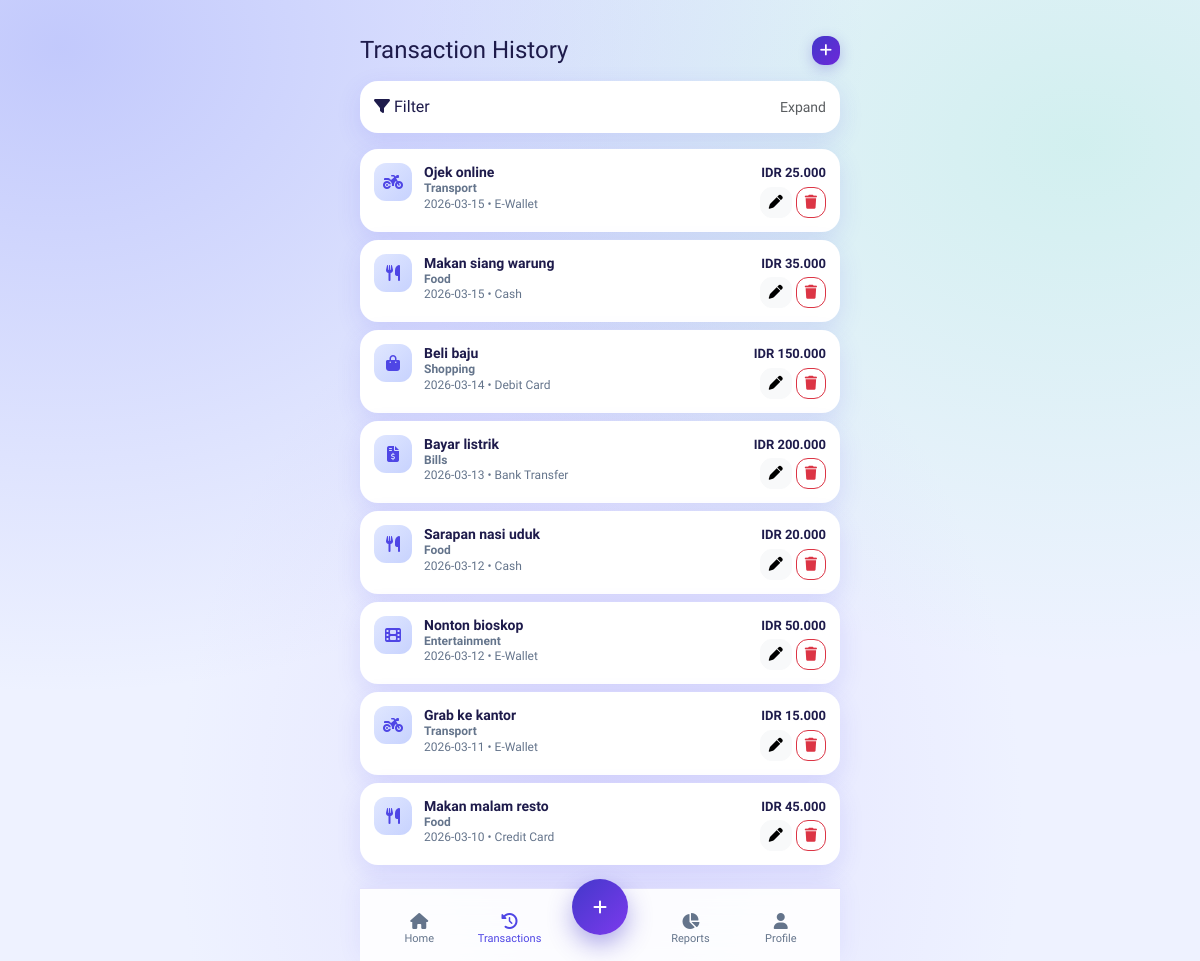
The page /transactions (signed in) on the database its author committed.
### tables this page shows
CREATE TABLE transactions (
    id INT UNSIGNED AUTO_INCREMENT PRIMARY KEY,
    user_id INT UNSIGNED NOT NULL,
    category_id INT UNSIGNED NOT NULL,
    amount DECIMAL(12,2) NOT NULL,
    payment_method_id INT UNSIGNED NOT NULL,
    description VARCHAR(255) NULL,
    receipt_image VARCHAR(255) NULL,
    transaction_date DATE NOT NULL,
    created_at TIMESTAMP DEFAULT CURRENT_TIMESTAMP,
    CONSTRAINT fk_transactions_user FOREIGN KEY (user_id) REFERENCES users(id) ON DELETE CASCADE,
    CONSTRAINT fk_transactions_category FOREIGN KEY (category_id) REFERENCES categories(id) ON DELETE RESTRICT,
    CONSTRAINT fk_transactions_payment_method FOREIGN KEY (payment_method_id) REFERENCES payment_methods(id) ON DELETE RESTRICT,
    INDEX idx_transactions_user_date (user_id, transaction_date)
);

CREATE TABLE categories (
    id INT UNSIGNED AUTO_INCREMENT PRIMARY KEY,
    user_id INT UNSIGNED NOT NULL,
    name VARCHAR(100) NOT NULL,
    icon VARCHAR(60) NOT NULL DEFAULT 'fa-wallet',
    created_at TIMESTAMP DEFAULT CURRENT_TIMESTAMP,
    CONSTRAINT fk_categories_user FOREIGN KEY (user_id) REFERENCES users(id) ON DELETE CASCADE,
    UNIQUE KEY unique_user_category (user_id, name)
);

CREATE TABLE payment_methods (
    id INT UNSIGNED AUTO_INCREMENT PRIMARY KEY,
    name VARCHAR(80) NOT NULL UNIQUE,
    created_at TIMESTAMP DEFAULT CURRENT_TIMESTAMP
);

### core/Controller.php (called while the page is built, shortened)
<?php
class Controller
{
    protected function view(string $view, array $data = []): void
    {
        extract($data);
        $viewFile = APP_PATH . '/views/' . $view . '.php';
        require APP_PATH . '/views/layouts/header.php';
        require $viewFile;
        require APP_PATH . '/views/layouts/footer.php';
    }
}

### app/controllers/TransactionController.php (called while the page is built, shortened)
<?php
class TransactionController extends Controller
{
    private TransactionModel $transactionModel;
    private CategoryModel $categoryModel;
    private PaymentMethodModel $paymentMethodModel;
    public function __construct()
    {
        $this->transactionModel = $this->model(TransactionModel::class);
        $this->categoryModel = $this->model(CategoryModel::class);
        $this->paymentMethodModel = $this->model(PaymentMethodModel::class);
    }
    public function index(): void
    {
        $user = auth_user();
        $filters = $this->collectFilters();
        $this->view('transactions', [
            'transactions'   => $this->transactionModel->filteredByUser($user['id'], $filters),
            'categories'     => $this->categoryModel->allByUser($user['id']),
            'paymentMethods' => $this->paymentMethodModel->all(),
            'filters'        => $filters,
        ]);
    }
    private function isValidDate(string $date): bool
    {
        $dt = DateTime::createFromFormat('Y-m-d', $date);
        return $dt && $dt->format('Y-m-d') === $date;
    }
    private function collectFilters(): array
    {
        $month = (int) ($_GET['month'] ?? 0);
        $year  = (int) ($_GET['year'] ?? 0);
        $categoryId = (int) ($_GET['category_id'] ?? 0);
        $paymentMethodId = (int) ($_GET['payment_method_id'] ?? 0);
        $search = trim((string) ($_GET['search'] ?? ''));
        $startDate = trim((string) ($_GET['start_date'] ?? ''));
        $endDate   = trim((string) ($_GET['end_date'] ?? ''));
        $startDate = $this->isValidDate($startDate) ? $startDate : null;
        $endDate   = $this->isValidDate($endDate) ? $endDate : null;
        return [
            'month'             => ($month >= 1 && $month <= 12) ? $month : null,
            'year'              => ($year >= 2000 && $year <= 2099) ? $year : null,
            'category_id'       => $categoryId > 0 ? $categoryId : null,
            'payment_method_id' => $paymentMethodId > 0 ? $paymentMethodId : null,
            'search'            => $search !== '' ? $search : null,
            'start_date'        => $startDate,
            'end_date'          => $endDate,
        ];
    }
}

### core/Router.php (called while the page is built, shortened)
<?php
class Router
{
    private array $routes = [
        'GET' => [],
        'POST' => [],
    ];
    public function get(string $path, array $handler): void
    {
        $this->routes['GET'][$path] = $handler;
    }
    public function post(string $path, array $handler): void
    {
        $this->routes['POST'][$path] = $handler;
    }
    public function dispatch(string $method, string $uri): void
    {
        $path = parse_url($uri, PHP_URL_PATH);
        $path = $path ?: '/';
        $handler = $this->routes[$method][$path] ?? null;
        [$controllerName, $methodName] = $handler;
        $controller = new $controllerName();
        $controller->$methodName();
    }
}

### public/index.php (called while the page is built, shortened)
<?php
$router = new Router();
$router->get('/', [DashboardController::class, 'index']);
$router->get('/login', [AuthController::class, 'login']);
$router->post('/login', [AuthController::class, 'doLogin']);
$router->get('/register', [AuthController::class, 'register']);
$router->post('/register', [AuthController::class, 'doRegister']);
$router->post('/logout', [AuthController::class, 'logout']);
$router->post('/language/switch', [LanguageController::class, 'switch']);
$router->get('/health/recurring', [HealthController::class, 'recurring']);
$router->get('/admin', [AdminDashboardController::class, 'index']);
$router->get('/admin/dashboard', [AdminDashboardController::class, 'index']);
$router->get('/admin/users', [AdminMvpController::class, 'users']);
$router->get('/admin/subscriptions', [AdminMvpController::class, 'subscriptions']);
$router->get('/admin/subscriptions/export', [AdminMvpController::class, 'exportSubscriptions']);
$router->get('/admin/operations', [AdminMvpController::class, 'operations']);
$router->get('/admin/analytics', [AdminMvpController::class, 'analytics']);
$router->get('/admin/support', [AdminMvpController::class, 'support']);
$router->get('/admin/settings', [AdminMvpController::class, 'settings']);
$router->post('/admin/settings/save', [AdminMvpController::class, 'saveSettings']);
$router->post('/admin/users/suspend', [AdminMvpController::class, 'suspendUser']);
$router->post('/admin/users/activate', [AdminMvpController::class, 'activateUser']);
$router->post('/admin/users/reset-password', [AdminMvpController::class, 'resetUserPassword']);
$router->post('/admin/users/reset-api-tokens', [AdminMvpController::class, 'resetUserApiTokens']);
$router->get('/transactions', [TransactionController::class, 'index']);
$router->get('/transactions/add', [TransactionController::class, 'add']);
$router->post('/transactions/store', [TransactionController::class, 'store']);
$router->get('/transactions/edit', [TransactionController::class, 'edit']);
$router->post('/transactions/update', [TransactionController::class, 'update']);
$router->post('/transactions/delete', [TransactionController::class, 'delete']);
$router->get('/categories', [CategoryController::class, 'index']);
$router->post('/categories/store', [CategoryController::class, 'store']);
$router->post('/categories/update', [CategoryController::class, 'update']);
$router->post('/categories/delete', [CategoryController::class, 'delete']);
$router->get('/budget', [BudgetController::class, 'index']);
$router->post('/budget/save', [BudgetController::class, 'save']);
$router->get('/reports', [ReportController::class, 'index']);
$router->get('/reports/export', [ReportController::class, 'export']);
$router->get('/reports/charts', [ReportController::class, 'charts']);
$router->get('/profile', [ProfileController::class, 'index']);
$router->post('/profile/update', [ProfileController::class, 'update']);
$router->get('/salary-config', [SalaryController::class, 'index']);
$router->post('/salary-config/store', [SalaryController::class, 'store']);
$router->post('/salary-config/update', [SalaryController::class, 'update']);
$router->post('/salary-config/delete', [SalaryController::class, 'delete']);
$router->get('/salary-config/calculate', [SalaryController::class, 'calculate']);
$router->get('/income', [IncomeController::class, 'index']);
$router->get('/income/add', [IncomeController::class, 'add']);
$router->post('/income/store', [IncomeController::class, 'store']);
$router->get('/income/edit', [IncomeController::class, 'edit']);
$router->post('/income/update', [IncomeController::class, 'update']);
$router->post('/income/delete', [IncomeController::class, 'delete']);
$router->get('/projection', [IncomeController::class, 'projection']);
$router->get('/bills', [RecurringBillController::class, 'index']);
$router->get('/bills/add', [RecurringBillController::class, 'add']);
$router->post('/bills/store', [RecurringBillController::class, 'store']);
$router->get('/bills/edit', [RecurringBillController::class, 'edit']);
$router->post('/bills/update', [RecurringBillController::class, 'update']);
$router->post('/bills/delete', [RecurringBillController::class, 'delete']);
$router->post('/bills/generate', [RecurringBillController::class, 'generate']);
$router->post('/api/auth/register', [ApiAuthController::class, 'register']);
$router->post('/api/auth/login', [ApiAuthController::class, 'login']);
$router->post('/api/auth/logout', [ApiAuthController::class, 'logout']);
$router->get('/api/transactions', [ApiTransactionController::class, 'index']);
$router->post('/api/transactions/create', [ApiTransactionController::class, 'create']);
$router->post('/api/transactions/update', [ApiTransactionController::class, 'update']);
$router->post('/api/transactions/delete', [ApiTransactionController::class, 'delete']);
$router->post('/api/transactions/upload-receipt', [ApiTransactionController::class, 'uploadReceipt']);
$router->get('/api/categories', [ApiCategoryController::class, 'index']);
$router->post('/api/categories/create', [ApiCategoryController::class, 'create']);
$router->post('/api/categories/update', [ApiCategoryController::class, 'update']);
$router->post('/api/categories/delete', [ApiCategoryController::class, 'delete']);
$router->get('/api/budget', [ApiBudgetController::class, 'get']);
$router->post('/api/budget/save', [ApiBudgetController::class, 'save']);
$router->get('/api/reports/summary', [ApiReportController::class, 'summary']);
$router->get('/api/reports/charts', [ApiReportController::class, 'charts']);
$router->get('/api/reports/export', [ApiReportController::class, 'export']);
$router->get('/api/payment-methods', [ApiPaymentMethodController::class, 'index']);
$router->get('/api/profile/me', [ApiProfileController::class, 'me']);
$router->post('/api/profile/update', [ApiProfileController::class, 'update']);
$router->dispatch($_SERVER['REQUEST_METHOD'], $_SERVER['REQUEST_URI']);

### app/helpers/helpers.php (called while the page is built, shortened)
<?php
function e(?string $value): string
{
    return htmlspecialchars((string) $value, ENT_QUOTES, 'UTF-8');
}
function base_url(string $path = ''): string
{
    $normalized = ltrim($path, '/');
    return BASE_URL . ($normalized ? '/' . $normalized : '');
}
function currency_format(float $amount, ?string $currency = null): string
{
    $userCurrency = $currency ?? ($_SESSION['user']['currency'] ?? 'IDR');
    return $userCurrency . ' ' . number_format($amount, 0, ',', '.');
}
function current_language(): string
{
    static $resolved = null;
    if ($resolved !== null) {
        return $resolved;
    }
    $lang = $_SESSION['lang'] ?? null;
    $resolved = $lang;
    return $resolved;
}
function t(string $key, array $replace = []): string
{
    static $cache = [];
    $lang = current_language();
    if (!isset($cache[$lang])) {
        $langFile = APP_PATH . '/lang/' . $lang . '.php';
        $fallbackFile = APP_PATH . '/lang/en.php';
        $fallback = file_exists($fallbackFile) ? require $fallbackFile : [];
        $translations = file_exists($langFile) ? require $langFile : [];
        $cache[$lang] = array_merge($fallback, $translations);
    }
    $text = $cache[$lang][$key] ?? $key;
    return $text;
}

### core/Model.php (called while the page is built, shortened)
<?php
class Model
{
    public function __construct()
    {
        $config = require BASE_PATH . '/config/database.php';
        $dsn = sprintf(
            'mysql:host=%s;port=%s;dbname=%s;charset=%s',
            $config['host'],
            $config['port'],
            $config['dbname'],
            $config['charset']
        );
        $this->db = new PDO($dsn, $config['username'], $config['password'], [
            PDO::ATTR_ERRMODE => PDO::ERRMODE_EXCEPTION,
            PDO::ATTR_DEFAULT_FETCH_MODE => PDO::FETCH_ASSOC,
            PDO::ATTR_EMULATE_PREPARES => false,
        ]);
    }
}

### config/database.php (called while the page is built)
<?php
return [
    'host' => '127.0.0.1',
    'port' => '3306',
    'dbname' => 'duitkemana',
    'username' => 'root',
    'password' => '',
    'charset' => 'utf8mb4',
];

### app/models/TransactionModel.php (called while the page is built, shortened)
<?php
class TransactionModel extends Model
{
    public function filteredByUser(int $userId, array $filters = []): array
    {
        $sql =
            'SELECT t.*, c.name AS category_name, c.icon AS category_icon, p.name AS payment_method_name
             FROM transactions t
             JOIN categories c ON c.id = t.category_id
             JOIN payment_methods p ON p.id = t.payment_method_id
             WHERE t.user_id = :user_id';
        $params = [':user_id' => $userId];
        $sql .= ' ORDER BY t.transaction_date DESC, t.id DESC';
        $stmt = $this->db->prepare($sql);
        $stmt->execute($params);
        return $stmt->fetchAll();
    }
}

### app/views/transactions.php (the view, shortened to what this page needs)
<section class="d-flex justify-content-between align-items-center mb-3">
    <h4 class="mb-0"><?= e(t('Transaction History')); ?></h4>
    <a href="<?= e(base_url('/transactions/add')); ?>" class="btn btn-primary btn-sm">
        <i class="fa-solid fa-plus"></i>
    </a>
</section>
<div class="soft-card mb-3">
    <details id="txFilterPanel">
        <summary class="d-flex align-items-center justify-content-between" style="cursor:pointer;list-style:none">
            <span class="fw-600">
                <i class="fa-solid fa-filter me-1"></i><?= e(t('Filter')); ?>
            </span>
            <small id="txFilterToggleText" class="text-muted"><?= e(t('Expand')); ?></small>
        </summary>
    </details>
</div>
<?php if (empty($transactions)): ?>
    <div class="soft-card text-center text-muted py-4"><?= e(t('No transactions yet.')); ?></div>
<?php else: ?>
    <div class="vstack gap-2">
        <?php foreach ($transactions as $tx): ?>
            <div class="transaction-item align-items-start">
                <div class="tx-icon"><i class="fa-solid <?= e($tx['category_icon']); ?>"></i></div>
                <div class="tx-body">
                    <?php if (!empty($tx['description'])): ?>
                        <span class="d-block tx-note"><?= e($tx['description']); ?></span>
                    <?php endif; ?>
                    <span class="d-block tx-category"><?= e($tx['category_name']); ?></span>
                    <small><?= e($tx['transaction_date']); ?> • <?= e($tx['payment_method_name']); ?></small>
                </div>
                <div class="text-end">
                    <div class="tx-amount"><?= e(currency_format((float) $tx['amount'])); ?></div>
                    <div class="d-flex gap-1 mt-1 justify-content-end">
                        <a href="<?= e(base_url('/transactions/edit?id=' . (int) $tx['id'])); ?>" class="btn btn-light btn-sm">
                            <i class="fa-solid fa-pen"></i>
                        </a>
                        <form method="post" action="<?= e(base_url('/transactions/delete')); ?>" onsubmit="return confirm('<?= e(t('Delete this transaction?')); ?>');">
                            <button class="btn btn-outline-danger btn-sm" type="submit">
                                <i class="fa-solid fa-trash"></i>
                            </button>
                        </form>
                    </div>
                </div>
            </div>
        <?php endforeach; ?>
    </div>
<?php endif; ?>

### rows shown on the page
transactions: description "Ojek online", category.name "Transport", transaction_date "2026-03-15", payment_method.name "E-Wallet", amount "IDR 25.000"
transactions: description "Makan siang warung", category.name "Food", transaction_date "2026-03-15", payment_method.name "Cash", amount "IDR 35.000"
transactions: description "Beli baju", category.name "Shopping", transaction_date "2026-03-14", payment_method.name "Debit Card", amount "IDR 150.000"
transactions: description "Bayar listrik", category.name "Bills", transaction_date "2026-03-13", payment_method.name "Bank Transfer", amount "IDR 200.000"
transactions: description "Sarapan nasi uduk", category.name "Food", transaction_date "2026-03-12", payment_method.name "Cash", amount "IDR 20.000"
transactions: description "Nonton bioskop", category.name "Entertainment", transaction_date "2026-03-12", payment_method.name "E-Wallet", amount "IDR 50.000"
transactions: description "Grab ke kantor", category.name "Transport", transaction_date "2026-03-11", payment_method.name "E-Wallet", amount "IDR 15.000"
transactions: description "Makan malam resto", category.name "Food", transaction_date "2026-03-10", payment_method.name "Credit Card", amount "IDR 45.000"

### other values the page prints
t('Transaction History') "Transaction History"
t('Filter') "Filter"
t('Home') "Home"
t('Transactions') "Transactions"
t('Reports') "Reports"
t('Profile') "Profile"
